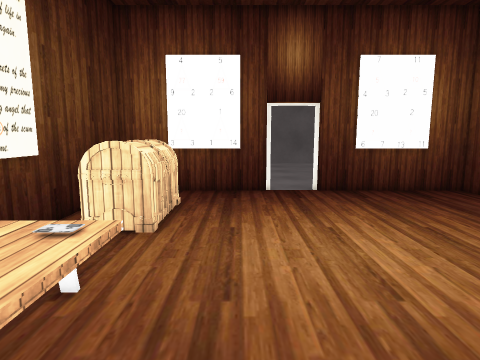
View 1 (above)

16 first-person views from a walk through a scene from a Unity 3-D project. The camera is 1.4 m above the floor, tilts 8° down and sees 75° across. The floor is counted in squares, 0.45 m on a side. Each view is taken from the middle of a square. On the plan, view 1 faces up. The plan holds only what a view shows up to about 20 squares ahead; the rest is blank. The place goes on beyond the plan. The player is left out. Door leaves are left out, so doorways stand open. Some surface patterns are stand-ins.

View 2
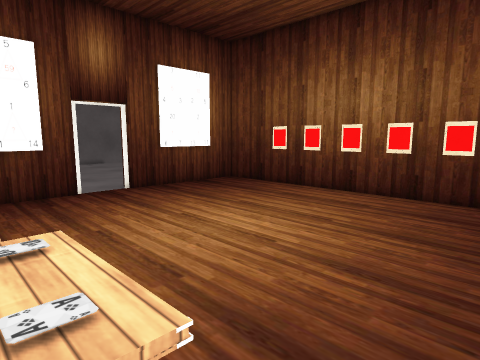

View 3
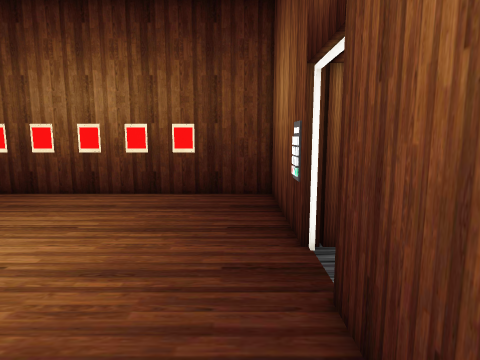

View 4
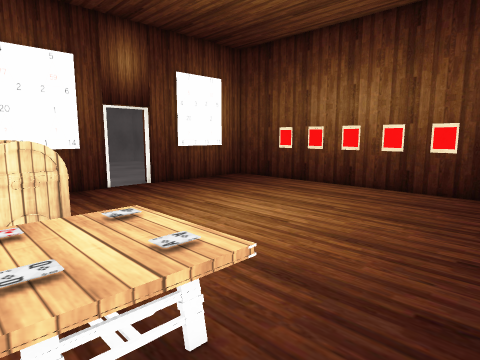

View 5
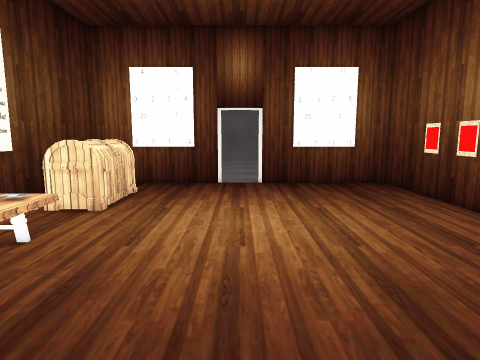

View 6
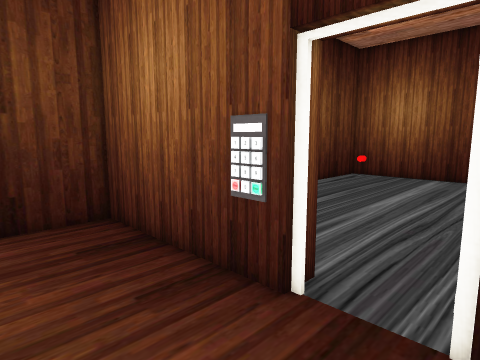

View 7
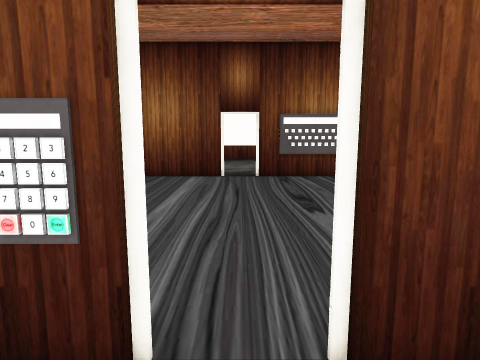

View 8
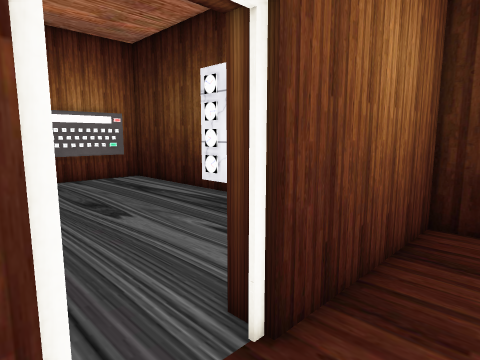

View 9
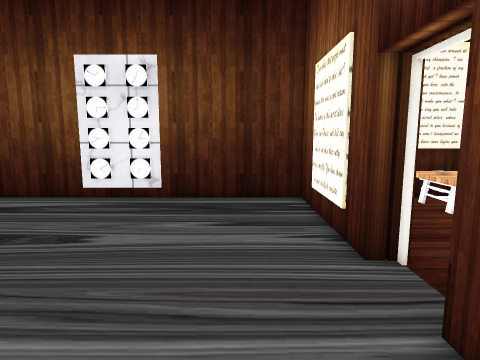

View 10
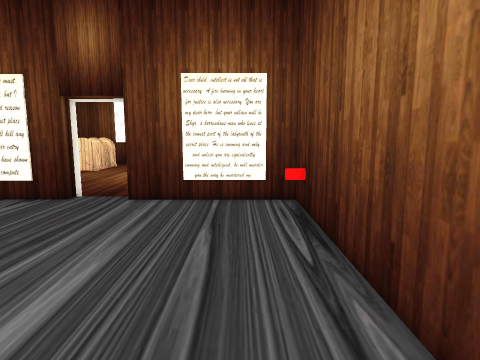

View 11
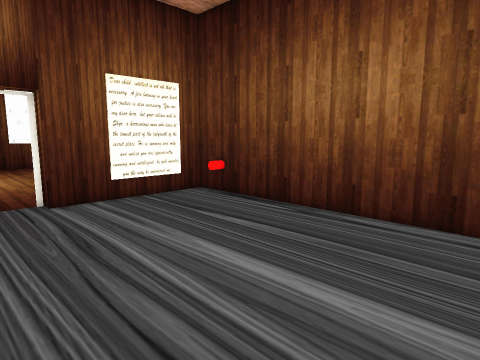

View 12
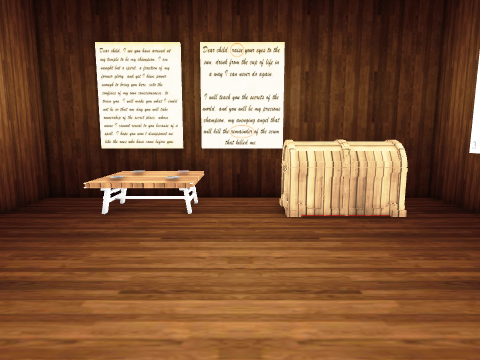

View 13
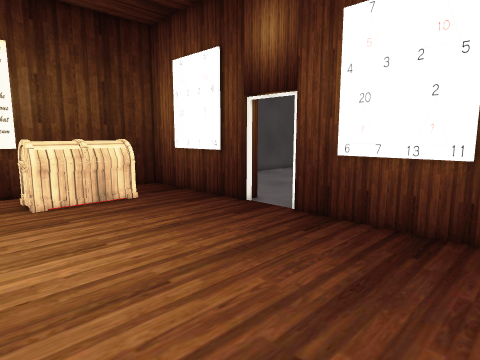

View 14
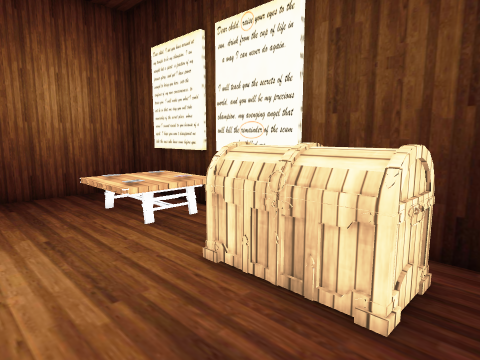

View 15
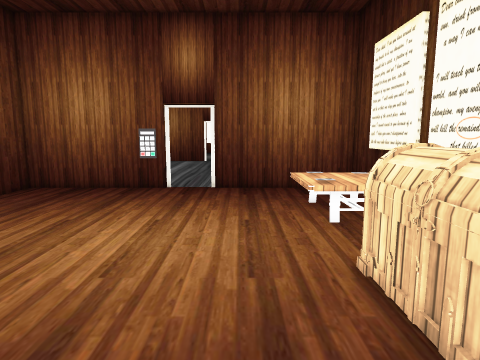

View 16
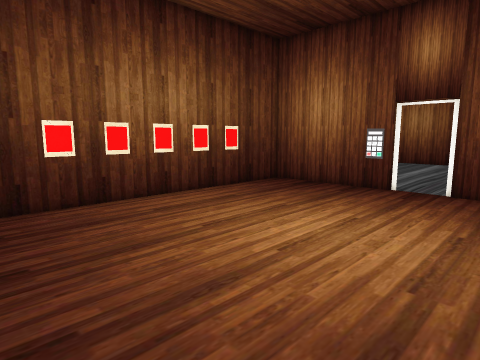

### Floor plan
Points are (right, up) in squares from view 1. A wall is a line through its corners. A room is listed if a view was taken in it or the views show most of it. See-through windows are left out.
Room 1 (views 1, 2, 3, 4, 6, 7, 8, 12, 13, 14, 15, 16)
walls: (-6.5, 10.1) (-6.5, 6); (1.6, 17.8) (-6.7, 17.8) (-6.7, -1.8) (1.5, -1.8); (4.4, -1.8) (12.8, -1.8) (12.8, 17.8) (4.5, 17.8); (-6.5, 5.2) (-6.5, 1.1); (0.1, 17.5) (-4, 17.5); (10.5, 17.5) (6.4, 17.5)
ways out: open door at (3, -2) to room 2; open door at (3, 18)
objects: table (-6, 2) to (-2, 6); heart (-6, 5) to (-5, 6); chest (-5, 10) to (-3, 14); other object (5, -2)
Room 2 (views 5, 9, 10, 11)
walls: (1.5, -1.8) (1.5, -2.8) (-6.7, -2.8) (-6.7, -18.2); (12.8, -16.6) (12.8, -2.8) (4.5, -2.8) (4.5, -2.4)
ways out: open door at (3, -2) to room 1
objects: clock (-7, -13); clock (-7, -11); red cylinder (12, -5)

Positions as (right, up) in squares from view 1, and headings:
1: (0, 0), facing up
2: (-4, 0), facing up-right
3: (-4, 0), facing right
4: (-6, -1), facing up-right
5: (3, -3), facing up
6: (1, 3), facing down-right
7: (3, 2), facing down
8: (5, 1), facing down-left
9: (9, -6), facing left
10: (10, -18), facing up
11: (1, -18), facing up-right
12: (9, 8), facing left
13: (12, 7), facing up-left
14: (2, 16), facing down-left
15: (0, 17), facing down
16: (-2, 17), facing down-right
